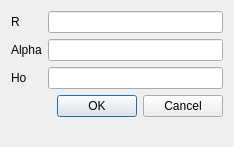
<?xml version="1.0" encoding="UTF-8"?>
<ui version="4.0">
 <class>Capillary</class>
 <widget class="QDialog" name="Capillary">
  <property name="geometry">
   <rect>
    <x>0</x>
    <y>0</y>
    <width>234</width>
    <height>147</height>
   </rect>
  </property>
  <property name="windowTitle">
   <string>Capillary</string>
  </property>
  <layout class="QFormLayout" name="formLayout">
   <property name="fieldGrowthPolicy">
    <enum>QFormLayout::AllNonFixedFieldsGrow</enum>
   </property>
   <item row="1" column="0">
    <widget class="QLabel" name="label">
     <property name="text">
      <string>Alpha</string>
     </property>
    </widget>
   </item>
   <item row="1" column="1">
    <widget class="QLineEdit" name="alpha">
     <property name="toolTip">
      <string>&lt;html&gt;&lt;head/&gt;&lt;body&gt;&lt;p&gt;Compliance  (in microm/cmH&lt;span style=&quot; vertical-align:sub;&quot;&gt;2&lt;/span&gt;O) of the Capillary Sheet (Fung and Sobin).&lt;/p&gt;&lt;/body&gt;&lt;/html&gt;</string>
     </property>
    </widget>
   </item>
   <item row="2" column="0">
    <widget class="QLabel" name="label_3">
     <property name="text">
      <string>Ho</string>
     </property>
    </widget>
   </item>
   <item row="2" column="1">
    <widget class="QLineEdit" name="ho">
     <property name="toolTip">
      <string>&lt;html&gt;&lt;head/&gt;&lt;body&gt;&lt;p&gt;Capillary Sheet thickness (in microm).&lt;/p&gt;&lt;/body&gt;&lt;/html&gt;</string>
     </property>
    </widget>
   </item>
   <item row="4" column="0" colspan="2">
    <widget class="QDialogButtonBox" name="buttonBox">
     <property name="orientation">
      <enum>Qt::Horizontal</enum>
     </property>
     <property name="standardButtons">
      <set>QDialogButtonBox::Cancel|QDialogButtonBox::Ok</set>
     </property>
    </widget>
   </item>
   <item row="0" column="1">
    <widget class="QLineEdit" name="r">
     <property name="toolTip">
      <string>&lt;html&gt;&lt;head/&gt;&lt;body&gt;&lt;p&gt;Baseline Capillary Resistance.&lt;/p&gt;&lt;/body&gt;&lt;/html&gt;</string>
     </property>
    </widget>
   </item>
   <item row="0" column="0">
    <widget class="QLabel" name="label_4">
     <property name="text">
      <string>R</string>
     </property>
    </widget>
   </item>
  </layout>
 </widget>
 <tabstops>
  <tabstop>r</tabstop>
  <tabstop>alpha</tabstop>
  <tabstop>ho</tabstop>
  <tabstop>buttonBox</tabstop>
 </tabstops>
 <resources/>
 <connections>
  <connection>
   <sender>buttonBox</sender>
   <signal>accepted()</signal>
   <receiver>Capillary</receiver>
   <slot>accept()</slot>
   <hints>
    <hint type="sourcelabel">
     <x>224</x>
     <y>137</y>
    </hint>
    <hint type="destinationlabel">
     <x>157</x>
     <y>146</y>
    </hint>
   </hints>
  </connection>
  <connection>
   <sender>buttonBox</sender>
   <signal>rejected()</signal>
   <receiver>Capillary</receiver>
   <slot>reject()</slot>
   <hints>
    <hint type="sourcelabel">
     <x>224</x>
     <y>137</y>
    </hint>
    <hint type="destinationlabel">
     <x>233</x>
     <y>146</y>
    </hint>
   </hints>
  </connection>
 </connections>
</ui>
